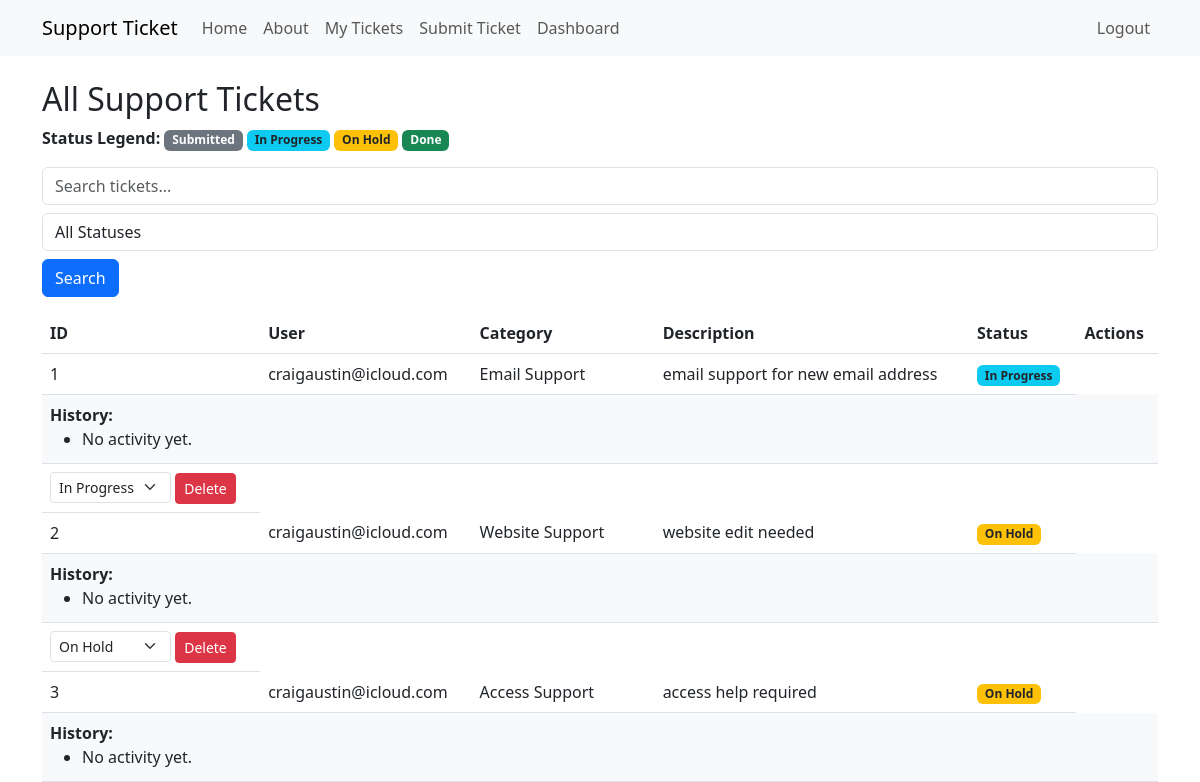
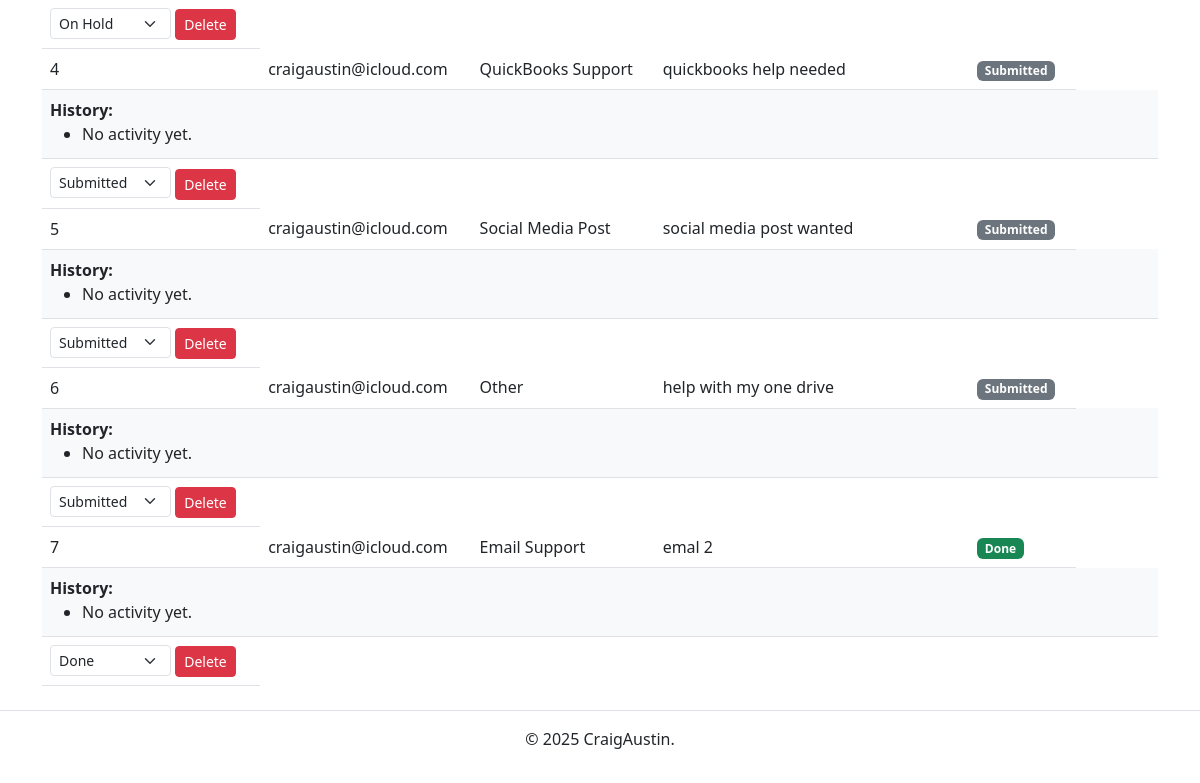
Before: /admin/tickets (signed in) with the older database file (2 pictures, top to bottom).
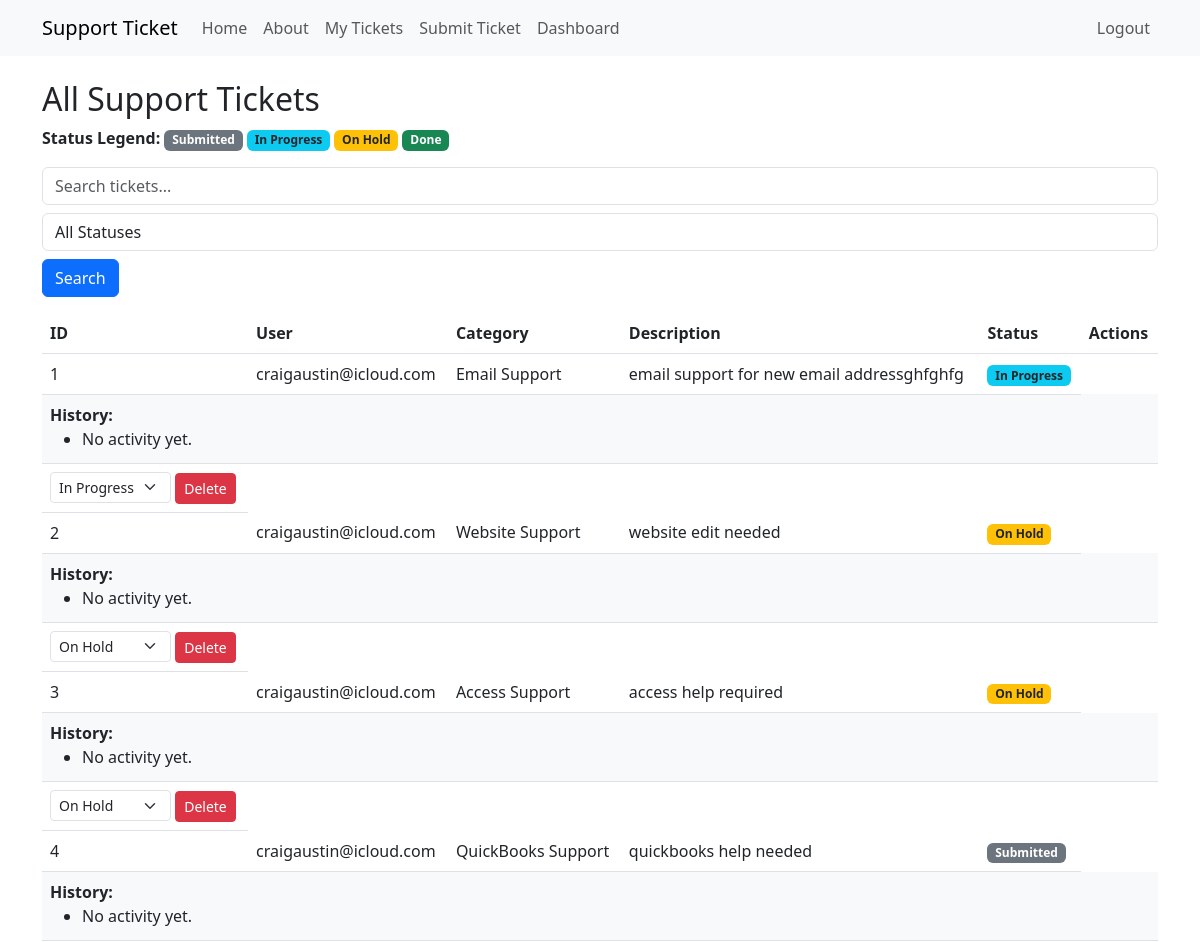
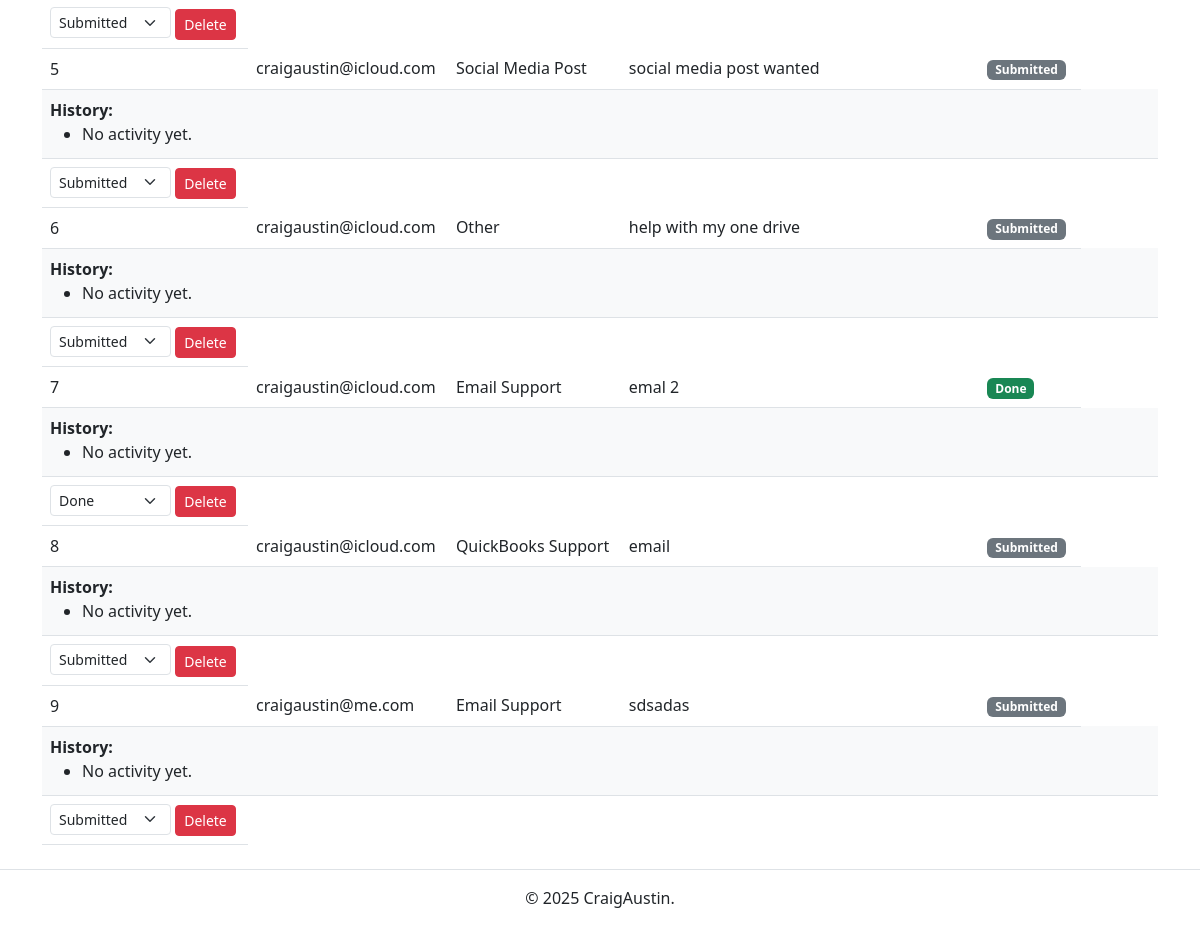
After: the same page with the newer database file (2 pictures, top to bottom).
### app.py (models this page shows, shortened)
class Ticket(db.Model):
    id = db.Column(db.Integer, primary_key=True)
    user_id = db.Column(db.Integer, db.ForeignKey('user.id'), nullable=False)
    category = db.Column(db.String(100), nullable=False)
    description = db.Column(db.Text, nullable=False)
    status = db.Column(db.String(20), default='Submitted')
    created_at = db.Column(db.DateTime, default=datetime.utcnow)
    user = db.relationship('User', backref=db.backref('tickets', lazy=True))

class User(db.Model, UserMixin):
    id = db.Column(db.Integer, primary_key=True)
    email = db.Column(db.String(150), unique=True, nullable=False)
    password_hash = db.Column(db.String(256), nullable=False)
    is_admin = db.Column(db.Boolean, default=False)

### app.py (the view)
@app.route('/admin/tickets', methods=['GET'])
@login_required
def admin_tickets():
    if not current_user.is_admin:
        flash("Access Denied: Admins only.", "danger")
        return redirect(url_for('index'))
    search_query = request.args.get('search', '')
    status_filter = request.args.get('status_filter', '')
    tickets_query = Ticket.query
    if search_query:
        tickets_query = tickets_query.filter(
            Ticket.category.ilike(f"%{search_query}%") |
            Ticket.description.ilike(f"%{search_query}%")
        )
    if status_filter:
        tickets_query = tickets_query.filter_by(status=status_filter)
    page, per_page, offset = get_page_args(page_parameter='page', per_page_parameter='per_page')
    per_page = 10
    total = tickets_query.count()
    tickets = tickets_query.offset(offset).limit(per_page).all()
    pagination = Pagination(page=page, per_page=per_page, total=total, css_framework='bootstrap4')
    for ticket in tickets:
        ticket.logs = ActivityLog.query.filter_by(ticket_id=ticket.id).order_by(ActivityLog.timestamp.desc()).all()
    return render_template('admin_tickets.html', tickets=tickets, pagination=pagination)

### app.py (called while the page is built)
@login_manager.user_loader
def load_user(user_id):
    return User.query.get(int(user_id))

### templates/admin_tickets.html (shortened to what this page needs)
{% extends 'base.html' %}
{% block content %}
<h2>All Support Tickets</h2>
<div class="mb-3">
    <strong>Status Legend:</strong>
    <span class="badge bg-secondary">Submitted</span>
    <span class="badge bg-info text-dark">In Progress</span>
    <span class="badge bg-warning text-dark">On Hold</span>
    <span class="badge bg-success">Done</span>
</div>
{% if tickets %}
<form method="GET" action="{{ url_for('admin_tickets') }}" class="mb-3">
    <input type="text" name="search" placeholder="Search tickets..." class="form-control"
        value="{{ request.args.get('search', '') }}">
    <select name="status_filter" class="form-control mt-2">
        <option value="">All Statuses</option>
    </select>
    <button type="submit" class="btn btn-primary mt-2">Search</button>
</form>
<table class="table">
    <thead>
        <tr>
            <th>ID</th>
            <th>User</th>
            <th>Category</th>
            <th>Description</th>
            <th>Status</th>
            <th>Actions</th>
        </tr>
    </thead>
    <tbody>
        {% for ticket in tickets %}
        <tr>
            <td>{{ ticket.id }}</td>
            <td>{{ ticket.user.email }}</td>
            <td>{{ ticket.category }}</td>
            <td>{{ ticket.description }}</td>
            <td>
                {% if ticket.status == "Submitted" %}
                <span class="badge bg-secondary">Submitted</span>
                {% elif ticket.status == "In Progress" %}
                <span class="badge bg-info text-dark">In Progress</span>
                {% elif ticket.status == "On Hold" %}
                <span class="badge bg-warning text-dark">On Hold</span>
                {% elif ticket.status == "Done" %}
                <span class="badge bg-success">Done</span>
                {% else %}
                <span class="badge bg-light text-dark">{{ ticket.status }}</span>
                {% endif %}
            </td>
        <tr>
            <td colspan="6" class="bg-light">
                <strong>History:</strong>
                <ul class="mb-1">
                    {% for log in ticket.logs %}
                    <li style="font-size: 0.9em;">
                        [{{ log.timestamp.strftime('%Y-%m-%d %H:%M') }}]
                        {{ log.user.email }} — {{ log.message }}
                    </li>
                    {% else %}
                    <li>No activity yet.</li>
                    {% endfor %}
                </ul>
            </td>
        </tr>
        <td>
            {% if current_user.is_admin %}
            <form action="{{ url_for('update_status', ticket_id=ticket.id) }}" method="POST" class="d-inline">
                <select name="status" onchange="this.form.submit()" class="form-select form-select-sm w-auto d-inline">
                    <option value="Submitted" {% if ticket.status=="Submitted" %}selected{% endif %}>Submitted
                    </option>
                    <option value="In Progress" {% if ticket.status=="In Progress" %}selected{% endif %}>In Progress
                    </option>
                    <option value="On Hold" {% if ticket.status=="On Hold" %}selected{% endif %}>On Hold</option>
                    <option value="Done" {% if ticket.status=="Done" %}selected{% endif %}>Done</option>
                </select>
            </form>
            <form action="{{ url_for('delete_ticket', ticket_id=ticket.id) }}" method="POST" style="display:inline;"
                onsubmit="return confirm('Are you sure you want to delete this ticket?');">
                <button type="submit" class="btn btn-danger btn-sm">Delete</button>
            </form>
            {% endif %}
        </td>
        </tr>
        {% endfor %}
    </tbody>
</table>
{% else %}
<p>No support tickets found.</p>
{% endif %}
{% endblock %}

### templates/base.html (shortened to what this page needs)
<!DOCTYPE html>
<html lang="en">
<head>
    <link rel="stylesheet" href="{{ url_for('static', filename='styles.css') }}">
    <link href="https://cdn.jsdelivr.net/npm/bootstrap@5.3.0/dist/css/bootstrap.min.css" rel="stylesheet">
</head>
<body>
    <nav class="navbar navbar-expand-lg navbar-light bg-light">
        <div class="container">
            <a class="navbar-brand" href="{{ url_for('index') }}">Support Ticket</a>
            <div class="collapse navbar-collapse" id="navbarNav">
                <ul class="navbar-nav me-auto">
                    <li class="nav-item">
                        <a class="nav-link" href="{{ url_for('index') }}">Home</a>
                    </li>
                    <li class="nav-item">
                        <a class="nav-link" href="{{ url_for('about') }}">About</a>
                    </li>
                    {% if current_user.is_authenticated %}
                    <li class="nav-item">
                        <a class="nav-link" href="{{ url_for('view_tickets') }}">My Tickets</a>
                    </li>
                    <li class="nav-item">
                        <a class="nav-link" href="{{ url_for('submit_ticket') }}">Submit Ticket</a>
                    </li>
                    {% if current_user.is_admin %}
                    <li class="nav-item">
                        <a class="nav-link" href="{{ url_for('dashboard') }}">Dashboard</a>
                    </li>
                    {% endif %}
                    {% endif %}
                </ul>
                <ul class="navbar-nav ms-auto">
                    {% if current_user.is_authenticated %}
                    <li class="nav-item">
                        <a class="nav-link" href="{{ url_for('logout') }}">Logout</a>
                    </li>
                    {% endif %}
                </ul>
            </div>
        </div>
    </nav>
    <div class="container mt-4">
        {% block content %}{% endblock %}
    </div>
    <footer class="text-center mt-4 py-3 border-top">
        <p>&copy; 2025 CraigAustin.</p>
    </footer>
</body>
</html>

### static/styles.css (style rules this page uses)
*, *::before, *::after { box-sizing: border-box; }
* { margin: 0; }
body { line-height: 1.5; -webkit-font-smoothing: antialiased; }
input, button, textarea, select { font: inherit; }
p, h1, h2, h3, h4, h5, h6 { overflow-wrap: break-word; }
p { text-wrap: pretty; }
h1, h2, h3, h4, h5, h6 { text-wrap: balance; }

Changed rows visible on the page:
changed Ticket "In Progress": description "email support for new email address" → "email support for new email addressghfghfg"
added Ticket: id "8", user.email "craigaustin@icloud.com", category "QuickBooks Support", description "email", shows "Submitted", status "Submitted"
added Ticket: id "9", user.email "craigaustin@me.com", category "Email Support", description "sdsadas", shows "Submitted", status "Submitted"
